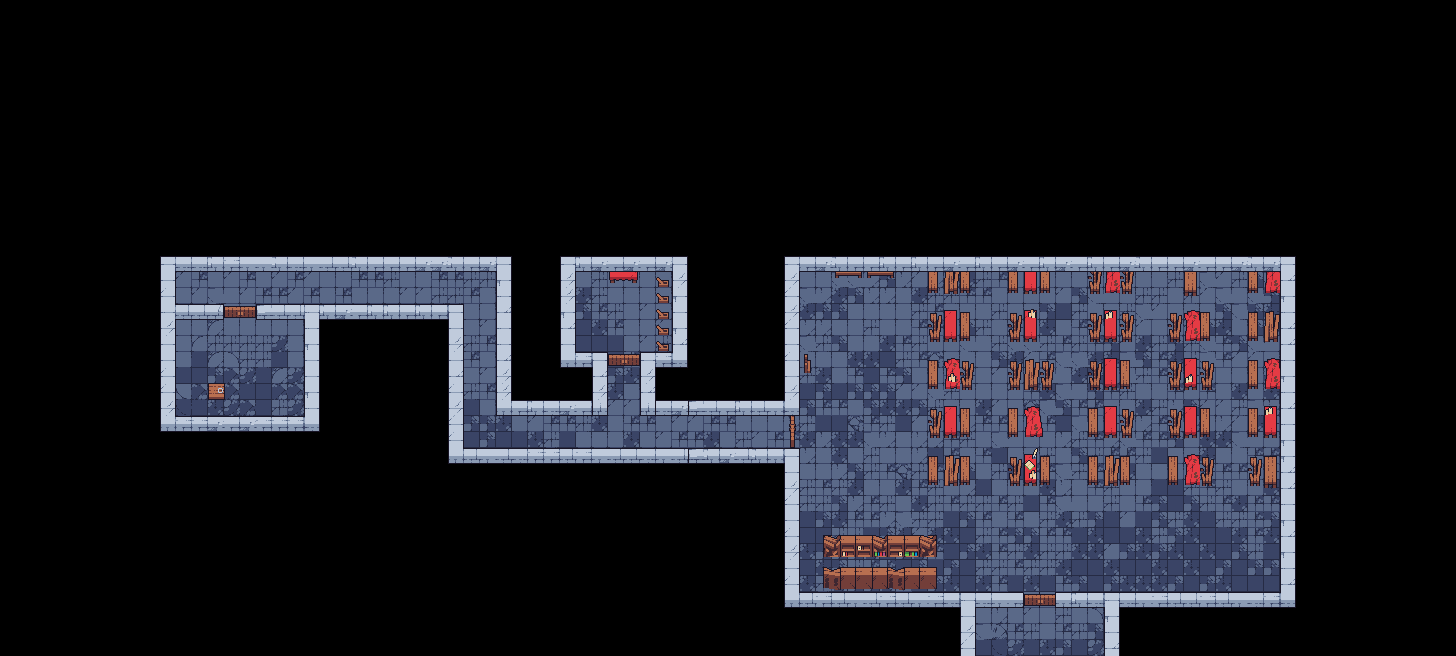

A level layout from a 2D game, rendered from its tile map. Below: a short description, then the map file with tile-grid data replaced by summaries:
An orthogonal 91x41 tile map with 16x16 px tiles, 10 tile layers (Floor, UnlockableLadder, AnimatedTiles, Objects1, ...), 1 hidden layer not drawn, 4 tilesets and 75 objects (26x Barrier, 6x Wood2, 4x Stone1, 4x Stone2, 4x Wood1, ...).

<map version="1.10" tiledversion="1.11.2" orientation="orthogonal" renderorder="right-down" width="91" height="41" tilewidth="16" tileheight="16" infinite="0" nextlayerid="26" nextobjectid="119">
 <tileset firstgid="1" source="../../Resources/DungeonTileset.tsx" />
 <tileset firstgid="210" source="../../Resources/Tilesets/Objects.tsx" />
 <tileset firstgid="530" source="../../Resources/Tilesets/Animated_objects.tsx" />
 <tileset firstgid="1023" source="../../Resources/Tilesets/Objects_small_details.tsx" />
 <layer id="8" name="Background" width="91" height="41" visible="0">
  <data>[3731 cells, 3731 non-empty, 1 distinct tile ids]</data>
 </layer>
 <layer id="9" name="Floor" width="91" height="41">
  <data>[3731 cells, 810 non-empty, 20 distinct tile ids]</data>
 </layer>
 <layer id="7" name="UnlockableLadder" width="91" height="41">
  <data>[3731 cells, 1 non-empty, 1 distinct tile ids]</data>
 </layer>
 <layer id="13" name="AnimatedTiles" width="91" height="41">
  <data>[3731 cells, 43 non-empty, 31 distinct tile ids]</data>
 </layer>
 <layer id="2" name="Objects1" width="91" height="41">
  <data>[3731 cells, 248 non-empty, 41 distinct tile ids]</data>
 </layer>
 <layer id="4" name="Objects2" width="91" height="41">
  <data>[3731 cells, 32 non-empty, 16 distinct tile ids]</data>
 </layer>
 <layer id="18" name="books" width="91" height="41">
  <data>[3731 cells, 6 non-empty, 6 distinct tile ids]</data>
 </layer>
 <layer id="19" name="tableDetails1" width="91" height="41">
  <data>[3731 cells, 9 non-empty, 5 distinct tile ids]</data>
 </layer>
 <layer id="21" name="appliances" width="91" height="41">
  <data>[3731 cells, 6 non-empty, 6 distinct tile ids]</data>
 </layer>
 <layer id="20" name="tableDetails2" width="91" height="41">
  <data>[3731 cells, 2 non-empty, 2 distinct tile ids]</data>
 </layer>
 <layer id="11" name="Walls" width="91" height="41">
  <data>[3731 cells, 250 non-empty, 24 distinct tile ids]</data>
 </layer>
 <objectgroup id="12" name="Borders">
  <object id="2" name="Barrier" x="160.25" y="256.5" width="15.125" height="175.125">
   <properties>
    <property name="collision" type="bool" value="true" />
   </properties>
  </object>
  <object id="3" name="Barrier" x="175" y="416" width="144.375" height="15.625">
   <properties>
    <property name="collision" type="bool" value="true" />
   </properties>
  </object>
  <object id="5" name="Barrier" x="175.455" y="304.364" width="47.6364" height="14.7273">
   <properties>
    <property name="collision" type="bool" value="true" />
   </properties>
  </object>
  <object id="6" name="Barrier" x="304.364" y="304.727" width="14.7273" height="127.091">
   <properties>
    <property name="collision" type="bool" value="true" />
   </properties>
  </object>
  <object id="9" name="Barrier" x="255.667" y="304" width="207" height="16.3333">
   <properties>
    <property name="collision" type="bool" value="true" />
   </properties>
  </object>
  <object id="10" name="Barrier" x="160.333" y="256.667" width="350.667" height="14.3333">
   <properties>
    <property name="collision" type="bool" value="true" />
   </properties>
  </object>
  <object id="11" name="Barrier" x="447.333" y="303.667" width="16.3333" height="159.667">
   <properties>
    <property name="collision" type="bool" value="true" />
   </properties>
  </object>
  <object id="12" name="Barrier" x="496.333" y="256.667" width="15.3333" height="158.333">
   <properties>
    <property name="collision" type="bool" value="true" />
   </properties>
  </object>
  <object id="13" name="Barrier" x="447.333" y="448.333" width="352.333" height="15.3333">
   <properties>
    <property name="collision" type="bool" value="true" />
   </properties>
  </object>
  <object id="14" name="Barrier" x="496.333" y="399.667" width="111" height="15.6667">
   <properties>
    <property name="collision" type="bool" value="true" />
   </properties>
  </object>
  <object id="15" name="Barrier" x="640.667" y="399" width="159" height="16.6667">
   <properties>
    <property name="collision" type="bool" value="true" />
   </properties>
  </object>
  <object id="16" name="Barrier" x="592" y="352.333" width="15.3333" height="62.3333">
   <properties>
    <property name="collision" type="bool" value="true" />
   </properties>
  </object>
  <object id="17" name="Barrier" x="560" y="351.333" width="47" height="16.3333">
   <properties>
    <property name="collision" type="bool" value="true" />
   </properties>
  </object>
  <object id="18" name="Barrier" x="560" y="256" width="15.6667" height="110.333">
   <properties>
    <property name="collision" type="bool" value="true" />
   </properties>
  </object>
  <object id="19" name="Barrier" x="559.667" y="255.667" width="127.667" height="16">
   <properties>
    <property name="collision" type="bool" value="true" />
   </properties>
  </object>
  <object id="20" name="Barrier" x="671.667" y="256" width="15" height="111.333">
   <properties>
    <property name="collision" type="bool" value="true" />
   </properties>
  </object>
  <object id="21" name="Barrier" x="640.333" y="353" width="47.3333" height="15">
   <properties>
    <property name="collision" type="bool" value="true" />
   </properties>
  </object>
  <object id="22" name="Barrier" x="640.333" y="352" width="15.6667" height="63">
   <properties>
    <property name="collision" type="bool" value="true" />
   </properties>
  </object>
  <object id="23" name="Barrier" x="784.333" y="256.333" width="15.3333" height="159.333">
   <properties>
    <property name="collision" type="bool" value="true" />
   </properties>
  </object>
  <object id="24" name="Barrier" x="783.667" y="447" width="15.6667" height="160.667">
   <properties>
    <property name="collision" type="bool" value="true" />
   </properties>
  </object>
  <object id="25" name="Barrier" x="796" y="592.667" width="227" height="14.6667">
   <properties>
    <property name="collision" type="bool" value="true" />
   </properties>
  </object>
  <object id="26" name="Barrier" x="960.667" y="591" width="14.3333" height="64.6667">
   <properties>
    <property name="collision" type="bool" value="true" />
   </properties>
  </object>
  <object id="27" name="Barrier" x="1055.33" y="591.667" width="239.667" height="15.6667">
   <properties>
    <property name="collision" type="bool" value="true" />
   </properties>
  </object>
  <object id="28" name="Barrier" x="1103" y="591.667" width="15.6667" height="63.6667">
   <properties>
    <property name="collision" type="bool" value="true" />
   </properties>
  </object>
  <object id="29" name="Barrier" x="784.667" y="256.333" width="510" height="16.3333">
   <properties>
    <property name="collision" type="bool" value="true" />
   </properties>
  </object>
  <object id="30" name="Barrier" x="1281" y="255.667" width="14.3333" height="351.333">
   <properties>
    <property name="collision" type="bool" value="true" />
   </properties>
  </object>
 </objectgroup>
 <objectgroup id="22" name="Stone">
  <object id="37" name="Stone1" gid="255" x="1233.25" y="573.5" width="16" height="16">
   <properties>
    <property name="collision" type="bool" value="true" />
   </properties>
  </object>
  <object id="38" name="Stone1" gid="257" x="1248.25" y="581" width="16" height="16">
   <properties>
    <property name="collision" type="bool" value="true" />
   </properties>
  </object>
  <object id="40" name="Stone1" gid="254" x="1230" y="583.25" width="16" height="16">
   <properties>
    <property name="collision" type="bool" value="true" />
   </properties>
  </object>
  </objectgroup>
 <objectgroup id="23" name="Wood">
  <!-- 32 objects omitted --></objectgroup>
 <objectgroup id="14" name="doorObjs">
  <!-- 10 objects omitted --></objectgroup>
 <objectgroup id="24" name="bookshelfSensors">
  <!-- 5 objects omitted --></objectgroup>
 <objectgroup id="25" name="Test" />
</map>
<!-- 46 of 75 objects omitted -->
